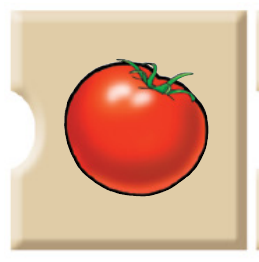
#> input picture Matrices/nonverbal_split_items/item_14/item_14_option_1.png, 259 x 262 px
$ python split_nonverbal_items.py item_14/item_14_option_1.png item_14/item_14_option_2.png
#> lines starting #> are read from the running program, lines starting #| are printed output that depends on the picture; after the words box and inside, x2 and y2 are one past the last pixel; in counts of white or black regions, pixels touching at a corner belong together
from PIL import Image
import numpy as np, cv2, os, glob, shutil, csv, sys
from pathlib import Path

def row_segments(mask, th):
    row_counts = mask.sum(axis=1)
    segs=[]; in_seg=False
    for i,c in enumerate(row_counts):
        if c>th and not in_seg:
            s=i; in_seg=True
        elif c<=th and in_seg:
            segs.append((s,i-1))
            in_seg=False
    if in_seg: segs.append((s,len(row_counts)-1))
    return segs

def col_segments(mask, th):
    col_counts = mask.sum(axis=0)
    segs=[]; in_seg=False
    for i,c in enumerate(col_counts):
        if c>th and not in_seg:
            s=i; in_seg=True
        elif c<=th and in_seg:
            segs.append((s,i-1))
            in_seg=False
    if in_seg: segs.append((s,len(col_counts)-1))
    return segs

def bbox_from_mask(mask):
    ys, xs = np.where(mask)
    if len(xs)==0:
        return None
    return xs.min(), ys.min(), xs.max(), ys.max()

def pad_bbox(bbox, pad, W, H):
    x1,y1,x2,y2 = bbox
    return max(0,x1-pad), max(0,y1-pad), min(W-1,x2+pad), min(H-1,y2+pad)

def crop_bbox(img, bbox):
    x1,y1,x2,y2 = bbox
    return img[y1:y2+1, x1:x2+1]

def default_label(page_num):
    if page_num <= 11:
        return f'item_{10+page_num}'
    elif page_num == 12:
        return 'sample_c'
    else:
        return f'item_{9+page_num}'

def split_pages(page_paths, out_root):
#> called with out_root = 'item_14/item_14_option_2.png'
    out_root = Path(out_root)
    out_root.mkdir(parents=True, exist_ok=True)
    manifest = []
    for idx, path in enumerate(page_paths, start=1):
        label = default_label(idx)
        img = np.array(Image.open(path).convert('RGB'))
#> img is the input picture: shape (262, 259, 3); mean R, G, B 221.1, 179.8, 154.6
        H, W = img.shape[:2]
#> H = 262; W = 259
        mask = np.any(img < 250, axis=2)
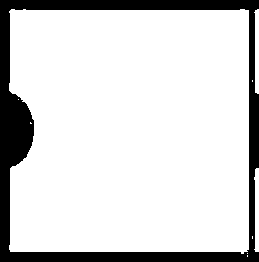
#> mask: shape (262, 259) bool; 84.3% white; 1 black region, box (x1, y1, x2, y2) and area: (0, 0, 259, 262) 10655
        rsegs = row_segments(mask, max(80, W//25))
#> in row_segments, `row_counts = mask.sum(axis=1)`: row_counts = 262 values, max 245 at index 12, min 0 at index 0, mean 218.3
#> the loop in row_segments, `for i,c in enumerate(row_counts):` made 262 passes
#> (c, s, in_seg) on pass 11: (243, 10, True)
#> in_seg on pass 253: False
#> after the loop in row_segments, `for i,c in enumerate(row_counts):`: in_seg = False; s = 10; segs = [(10, 251)]
#> rsegs = [(10, 251)]
        candidates = [(s,e) for s,e in rsegs if s > H*0.45 and (e-s+1) > H*0.08]
#> candidates = []
        if not candidates:
            candidates = [(s,e) for s,e in rsegs if s > H*0.35]
        best = None
        for s,e in candidates:
            band = mask[s:e+1,:]
            csegs = col_segments(band, max(30, (e-s+1)//8))
            key = (-(abs(len(csegs)-6)), int(band.sum()))
            if best is None or key > best[0]:
                best = (key, s,e,csegs)
#> this loop made 0 passes
        if best is None:
#> (the run stopped early here; a loop or call above may not have finished)

$ run again, on Matrices/nonverbal_split_items/item_14/item_14_option_3.png
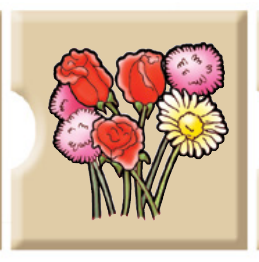
#> input picture Matrices/nonverbal_split_items/item_14/item_14_option_3.png, 259 x 262 px
#> in split_pages, img is the input picture: shape (262, 259, 3); mean R, G, B 209.6, 181, 159.3
#> in split_pages, `mask = np.any(img < 250, axis=2)`:
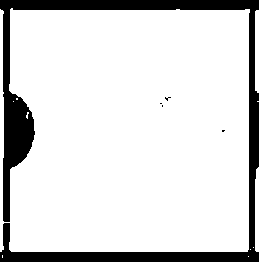
#> mask: shape (262, 259) bool; 85.4% white; 5 black regions (4 under 20 px), largest, box (x1, y1, x2, y2) and area: (0, 0, 259, 262) 9900
#> row_counts = 262 values, max 253 at index 222, min 0 at index 0, mean 221.1
#> the loop in row_segments, `for i,c in enumerate(row_counts):` made 262 passes
#> (c, s, in_seg) on pass 11: (246, 10, True)
#> after the loop in row_segments, `for i,c in enumerate(row_counts):`: in_seg = False; s = 10; segs = [(10, 251)]
#> candidates = []

$ run again, on Matrices/nonverbal_split_items/item_14/item_14_option_5.png
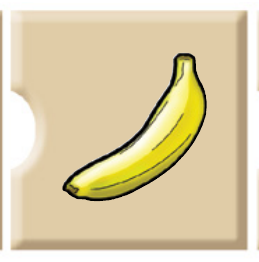
#> input picture Matrices/nonverbal_split_items/item_14/item_14_option_5.png, 259 x 262 px
#> in split_pages, img is the input picture: shape (262, 259, 3); mean R, G, B 221.2, 206.6, 169.8
#> in split_pages, `mask = np.any(img < 250, axis=2)`:
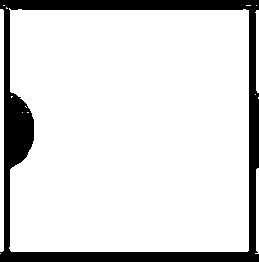
#> mask: shape (262, 259) bool; 85.4% white; 1 black region, box (x1, y1, x2, y2) and area: (0, 0, 259, 262) 9896
#> row_counts = 262 values, max 247 at index 12, min 0 at index 0, mean 221.2
#> the loop in row_segments, `for i,c in enumerate(row_counts):` made 262 passes
#> (c, s, in_seg) on pass 11: (246, 10, True)
#> after the loop in row_segments, `for i,c in enumerate(row_counts):`: in_seg = False; s = 10; segs = [(10, 251)]
#> candidates = []
